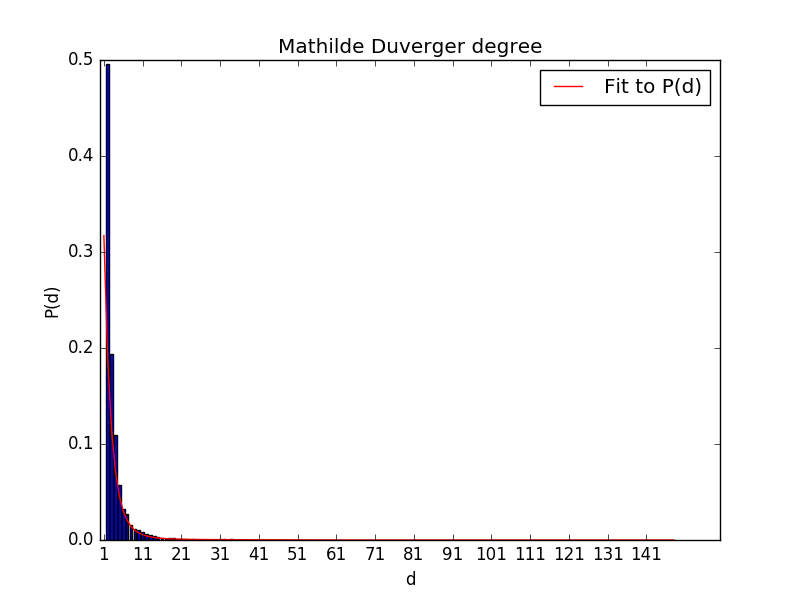

The Python source for this figure:
"""Code for M3C 2016 Homework 3 Mathilde Duverger CID:00978498
"""
import numpy as np
import matplotlib
import matplotlib.pyplot as plt
from n1 import network as net 

def visualize(e):    
    """Visualize a network represented by the edge list
    contained in e
    """
    n = max(np.unique(e))
    fig, ax = plt.subplots()
    X = []
    Y = []
    #plots the nodes
    for i in range(n):
        x = np.random.uniform()
        y = np.random.uniform()
        X.extend([x])
        Y.extend([y])
        circle = plt.Circle((x,y),0.01) 
        ax.add_artist(circle)
    #plots the lines between the nodes
    for i in range(np.shape(e)[0]):
        line = matplotlib.lines.Line2D((X[e[i,0]-1],X[e[i,1]-1]),(Y[e[i,0]-1],Y[e[i,1]-1]),linewidth=0.2,color='black')
        ax.add_line(line)
    plt.show()
 
def degree(N0,L,Nt,display=False):
    """Compute and analyze degree distribution based on degree list, q,
    corresponding to a recursive network (with model parameters specified
    as input.
    The functional form seen in the saved figure is the exponential of 
    the polyfit of degree 3 to the log of the first Np/2 values of P that
    are non zero.
    """
    qmax = net.generate(N0,L,Nt)
    q = net.qnet.tolist()
    P = np.zeros(qmax)
    d = np.array(range(1,qmax+1))
    #compute degree distribution
    for i in d:
        P[i-1] = float(q.count(i))/float(np.size(q))
    Np = np.size(P)
    #if Nt>1000 compute a functional form for P(d)
    if (Nt>1000):
        P1 = (P[:Np/2 +1])
        P1 = P1[np.nonzero(P1)]
        lP1 = np.log(P1)
        a1,a2,a3,a4 = np.polyfit(d[np.nonzero(P1)],lP1,3)
        f = np.exp(a1*np.power(d,3)+a2*np.power(d,2)+a3*np.power(d,1)+a4*np.power(d,0))
    #if display is True then plot the distribution and fit if Nt>1000
    if (display==True):
        width = 1/1.5
        plt.figure()
        plt.bar(d,P,width,align='center')
        if (Nt>1000):
            plt.plot(d,f,'r',label='Fit to P(d)')
        plt.xticks(np.arange(min(d), max(d)+1, 10))
        plt.title('Mathilde Duverger degree')
        plt.xlabel('d')
        plt.ylabel('P(d)')
        plt.legend(loc='best')
        plt.show()
    return d,P
    
#if __name__ == "__main__":
